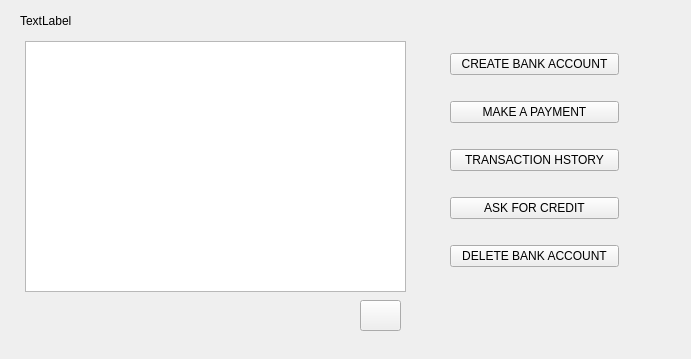
<?xml version="1.0" encoding="UTF-8"?>
<ui version="4.0">
 <class>QtClientClass</class>
 <widget class="QWidget" name="QtClientClass">
  <property name="geometry">
   <rect>
    <x>0</x>
    <y>0</y>
    <width>691</width>
    <height>359</height>
   </rect>
  </property>
  <property name="windowTitle">
   <string>QtClientClass</string>
  </property>
  <widget class="QLabel" name="helloUserLabel">
   <property name="geometry">
    <rect>
     <x>20</x>
     <y>5</y>
     <width>221</width>
     <height>31</height>
    </rect>
   </property>
   <property name="text">
    <string>TextLabel</string>
   </property>
  </widget>
  <widget class="QWidget" name="verticalLayoutWidget">
   <property name="geometry">
    <rect>
     <x>439</x>
     <y>22</y>
     <width>191</width>
     <height>281</height>
    </rect>
   </property>
   <layout class="QVBoxLayout" name="verticalLayout">
    <item>
     <widget class="QPushButton" name="createBankAccountButton">
      <property name="text">
       <string>CREATE BANK ACCOUNT</string>
      </property>
     </widget>
    </item>
    <item>
     <widget class="QPushButton" name="paymentButton">
      <property name="text">
       <string>MAKE A PAYMENT</string>
      </property>
     </widget>
    </item>
    <item>
     <widget class="QPushButton" name="transHistoryButton">
      <property name="text">
       <string>TRANSACTION HSTORY</string>
      </property>
     </widget>
    </item>
    <item>
     <widget class="QPushButton" name="creditButton">
      <property name="text">
       <string>ASK FOR CREDIT</string>
      </property>
     </widget>
    </item>
    <item>
     <widget class="QPushButton" name="deleteBankAccountButton">
      <property name="text">
       <string>DELETE BANK ACCOUNT</string>
      </property>
     </widget>
    </item>
   </layout>
   <zorder>paymentButton</zorder>
   <zorder>transHistoryButton</zorder>
   <zorder>creditButton</zorder>
   <zorder>deleteBankAccountButton</zorder>
   <zorder>createBankAccountButton</zorder>
  </widget>
  <widget class="QTableView" name="bankAccountTableView">
   <property name="geometry">
    <rect>
     <x>25</x>
     <y>41</y>
     <width>381</width>
     <height>251</height>
    </rect>
   </property>
   <property name="editTriggers">
    <set>QAbstractItemView::NoEditTriggers</set>
   </property>
   <property name="selectionMode">
    <enum>QAbstractItemView::SingleSelection</enum>
   </property>
   <property name="selectionBehavior">
    <enum>QAbstractItemView::SelectRows</enum>
   </property>
  </widget>
  <widget class="QPushButton" name="refreshTableButton">
   <property name="geometry">
    <rect>
     <x>360</x>
     <y>300</y>
     <width>41</width>
     <height>31</height>
    </rect>
   </property>
   <property name="text">
    <string/>
   </property>
   <property name="icon">
    <iconset>
     <normaloff>../../../../Desktop/icons8-synchronize-26.png</normaloff>../../../../Desktop/icons8-synchronize-26.png</iconset>
   </property>
  </widget>
  <zorder>verticalLayoutWidget</zorder>
  <zorder>helloUserLabel</zorder>
  <zorder>bankAccountTableView</zorder>
  <zorder>refreshTableButton</zorder>
 </widget>
 <layoutdefault spacing="6" margin="11"/>
 <resources/>
 <connections/>
</ui>
